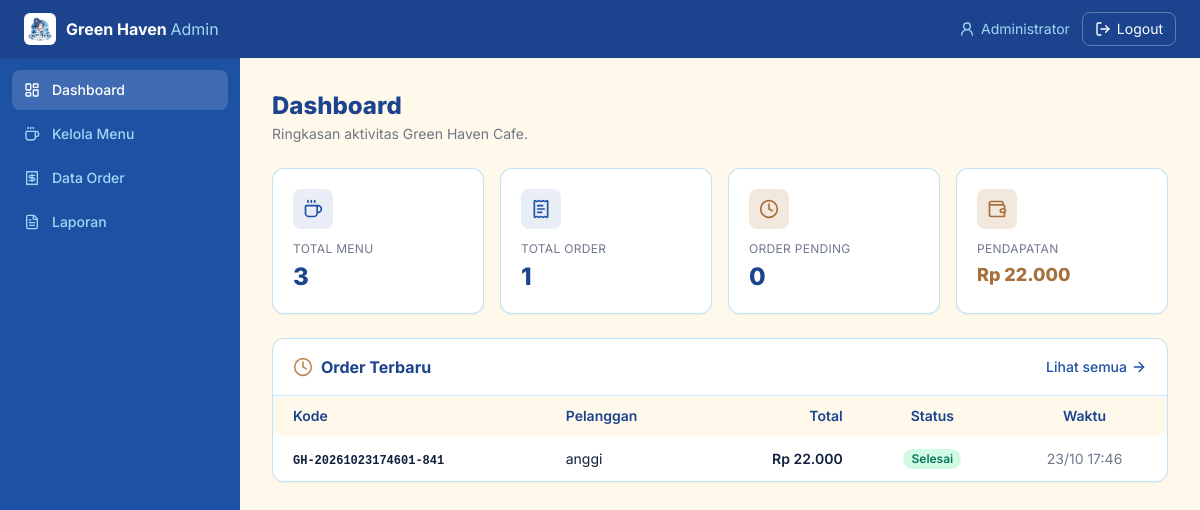
Screenshot of /admin/dashboard.php (signed in) with the database file from the repository.
### tables this page shows
CREATE TABLE `orders` (
  `id` int(11) UNSIGNED NOT NULL,
  `kode_order` varchar(30) NOT NULL,
  `pelanggan_id` int(11) UNSIGNED NOT NULL,
  `no_meja` varchar(10) NOT NULL,
  `total_harga` decimal(14,2) NOT NULL DEFAULT 0.00,
  `status` enum('pending','diproses','selesai','dibatalkan') NOT NULL DEFAULT 'pending',
  `catatan` text DEFAULT NULL,
  `waktu_order` datetime NOT NULL DEFAULT current_timestamp(),
  `updated_at` datetime NOT NULL DEFAULT current_timestamp() ON UPDATE current_timestamp()
);

CREATE TABLE `pelanggan` (
  `id` int(11) UNSIGNED NOT NULL,
  `nama` varchar(100) NOT NULL,
  `no_meja` varchar(10) NOT NULL,
  `no_hp` varchar(20) DEFAULT NULL,
  `waktu_datang` datetime NOT NULL DEFAULT current_timestamp()
);

### config/koneksi.php (called while the page is built, shortened)
<?php
function asset($path = '') {
    return BASE_URL . ltrim($path, '/');
}
function rupiah($angka) {
    return "Rp " . number_format((float)$angka, 0, ',', '.');
}

### admin/dashboard.php (the view, shortened to what this page needs)
<?php
require_once '../config/koneksi.php';
$total_menu    = mysqli_fetch_assoc(mysqli_query($koneksi, "SELECT COUNT(*) j FROM menu"))['j'];
$total_order   = mysqli_fetch_assoc(mysqli_query($koneksi, "SELECT COUNT(*) j FROM orders"))['j'];
$total_pending = mysqli_fetch_assoc(mysqli_query($koneksi, "SELECT COUNT(*) j FROM orders WHERE status='pending'"))['j'];
$pendapatan    = mysqli_fetch_assoc(mysqli_query($koneksi, "SELECT COALESCE(SUM(total_harga),0) j FROM orders WHERE status='selesai'"))['j'];
$recent = mysqli_query($koneksi,
    "SELECT o.*, p.nama FROM orders o JOIN pelanggan p ON o.pelanggan_id = p.id
     ORDER BY o.waktu_order DESC LIMIT 5");
include '../includes/header.php';
?>
<nav class="sticky top-0 z-40 bg-ocean-dark text-white shadow-sm">
    <div class="px-4 lg:px-6 py-3 flex items-center justify-between">
        <a href="<?= asset('admin/dashboard.php'); ?>" class="flex items-center gap-2.5">
            <img src="<?= asset('assets/logo-brand.png'); ?>"
                 alt="Green Haven"
                 class="h-8 w-8 rounded-md bg-white object-contain p-0.5">
            <span class="font-bold">Green Haven <span class="text-sky font-normal hidden sm:inline">Admin</span></span>
        </a>
        <div class="flex items-center gap-3 text-sm">
            <span class="hidden sm:flex items-center gap-1.5 text-sky">
                <i data-lucide="user-round" class="w-4 h-4"></i>
                <?= htmlspecialchars($_SESSION['admin_nama']); ?>
            </span>
            <a href="<?= asset('admin/logout.php'); ?>"
               class="border border-white/30 hover:bg-white/10 px-3 py-1.5 rounded-lg flex items-center gap-1.5 transition">
                <i data-lucide="log-out" class="w-4 h-4"></i>
                Logout
            </a>
        </div>
    </div>
</nav>
<div class="flex min-h-[calc(100vh-56px)]">
    <aside class="hidden md:flex flex-col w-60 bg-ocean text-white p-3 gap-1">
        <?php $current = basename($_SERVER['PHP_SELF']); ?>
        <?php
        $items = [
            ['dashboard.php', 'layout-dashboard', 'Dashboard'],
            ['menu.php',      'coffee',           'Kelola Menu'],
            ['order.php',     'receipt',          'Data Order'],
            ['laporan.php',   'file-text',        'Laporan'],
        ];
        foreach ($items as [$href, $icon, $label]):
        ?>
            <a href="<?= asset('admin/' . $href); ?>"
               class="flex items-center gap-3 px-3 py-2.5 rounded-lg text-sm font-medium transition
                      <?= $current === $href ? 'bg-white/15 text-white' : 'text-sky hover:bg-white/10 hover:text-white'; ?>">
                <i data-lucide="<?= $icon; ?>" class="w-4 h-4"></i>
                <?= $label; ?>
            </a>
        <?php endforeach; ?>
    </aside>
    <main class="flex-1 p-6 lg:p-8 bg-cream">
        <header class="mb-6">
            <h1 class="text-2xl font-extrabold text-ocean-dark">Dashboard</h1>
            <p class="text-sm text-ink/60 mt-0.5">Ringkasan aktivitas Green Haven Cafe.</p>
        </header>
        <div class="grid sm:grid-cols-2 lg:grid-cols-4 gap-4 mb-6">
            <div class="bg-white rounded-xl p-5 border border-sky/70 shadow-sm">
                <div class="flex items-center justify-between mb-3">
                    <span class="inline-flex items-center justify-center w-10 h-10 rounded-lg bg-ocean/10 text-ocean">
                        <i data-lucide="coffee" class="w-5 h-5"></i>
                    </span>
                </div>
                <p class="text-xs text-ink/60 uppercase tracking-wide">Total Menu</p>
                <p class="text-2xl font-extrabold text-ocean-dark mt-1"><?= (int)$total_menu; ?></p>
            </div>
            <div class="bg-white rounded-xl p-5 border border-sky/70 shadow-sm">
                <div class="flex items-center justify-between mb-3">
                    <span class="inline-flex items-center justify-center w-10 h-10 rounded-lg bg-ocean/10 text-ocean">
                        <i data-lucide="receipt-text" class="w-5 h-5"></i>
                    </span>
                </div>
                <p class="text-xs text-ink/60 uppercase tracking-wide">Total Order</p>
                <p class="text-2xl font-extrabold text-ocean-dark mt-1"><?= (int)$total_order; ?></p>
            </div>
            <div class="bg-white rounded-xl p-5 border border-sky/70 shadow-sm">
                <div class="flex items-center justify-between mb-3">
                    <span class="inline-flex items-center justify-center w-10 h-10 rounded-lg bg-latte/20 text-latte-dark">
                        <i data-lucide="clock" class="w-5 h-5"></i>
                    </span>
                </div>
                <p class="text-xs text-ink/60 uppercase tracking-wide">Order Pending</p>
                <p class="text-2xl font-extrabold text-ocean-dark mt-1"><?= (int)$total_pending; ?></p>
            </div>
            <div class="bg-white rounded-xl p-5 border border-sky/70 shadow-sm">
                <div class="flex items-center justify-between mb-3">
                    <span class="inline-flex items-center justify-center w-10 h-10 rounded-lg bg-latte/20 text-latte-dark">
                        <i data-lucide="wallet" class="w-5 h-5"></i>
                    </span>
                </div>
                <p class="text-xs text-ink/60 uppercase tracking-wide">Pendapatan</p>
                <p class="text-lg font-extrabold text-latte-dark mt-1"><?= rupiah($pendapatan); ?></p>
            </div>
        </div>
        <div class="bg-white rounded-xl border border-sky/70 overflow-hidden shadow-sm">
            <div class="px-5 py-4 border-b border-sky/60 flex items-center justify-between">
                <h2 class="font-bold text-ocean-dark flex items-center gap-2">
                    <i data-lucide="clock-4" class="w-5 h-5 text-latte"></i>
                    Order Terbaru
                </h2>
                <a href="<?= asset('admin/order.php'); ?>" class="text-sm text-ocean hover:text-ocean-dark flex items-center gap-1 font-medium">
                    Lihat semua <i data-lucide="arrow-right" class="w-4 h-4"></i>
                </a>
            </div>
            <div class="overflow-x-auto">
                <table class="w-full text-sm">
                    <thead class="bg-cream text-ocean-dark">
                        <tr>
                            <th class="text-left px-5 py-2.5 font-semibold">Kode</th>
                            <th class="text-left px-5 py-2.5 font-semibold">Pelanggan</th>
                            <th class="text-right px-5 py-2.5 font-semibold">Total</th>
                            <th class="text-center px-5 py-2.5 font-semibold">Status</th>
                            <th class="text-center px-5 py-2.5 font-semibold">Waktu</th>
                        </tr>
                    </thead>
                    <tbody class="divide-y divide-sky/50">
                        <?php while ($o = mysqli_fetch_assoc($recent)):
                            $badge = match ($o['status']) {
                                'pending'    => 'bg-latte/20 text-latte-dark',
                                'diproses'   => 'bg-ocean/10 text-ocean',
                                'selesai'    => 'bg-emerald-100 text-emerald-700',
                                'dibatalkan' => 'bg-red-100 text-red-700',
                                default      => 'bg-sky/40 text-ocean',
                            };
                        ?>
                        <tr class="hover:bg-cream/70">
                            <td class="px-5 py-3"><code class="text-xs font-semibold text-ink"><?= htmlspecialchars($o['kode_order']); ?></code></td>
                            <td class="px-5 py-3"><?= htmlspecialchars($o['nama']); ?></td>
                            <td class="px-5 py-3 text-right font-semibold"><?= rupiah($o['total_harga']); ?></td>
                            <td class="px-5 py-3 text-center">
                                <span class="inline-block px-2 py-0.5 rounded-full text-xs font-semibold capitalize <?= $badge; ?>"><?= $o['status']; ?></span>
                            </td>
                            <td class="px-5 py-3 text-center text-ink/60"><?= date('d/m H:i', strtotime($o['waktu_order'])); ?></td>
                        </tr>
                        <?php endwhile; ?>
                    </tbody>
                </table>
            </div>
        </div>
    </main>
</div>
<?php include '../includes/footer.php'; ?>

### includes/header.php (style rules this page uses)
body { font-family: 'Inter', system-ui, sans-serif; }

### rows the page displays
orders: kode_order "GH-20261023174601-841", pelanggan.nama "anggi", total_harga "Rp 22.000", status "Selesai", waktu_order "23/10 17:46"

### other values shown
$_SESSION['admin_nama'] "Administrator"
$label "Dashboard"
$label "Kelola Menu"
$label "Data Order"
$label "Laporan"
$total_menu "3"
$total_order "1"
$total_pending "0"
rupiah($pendapatan) "Rp 22.000"
